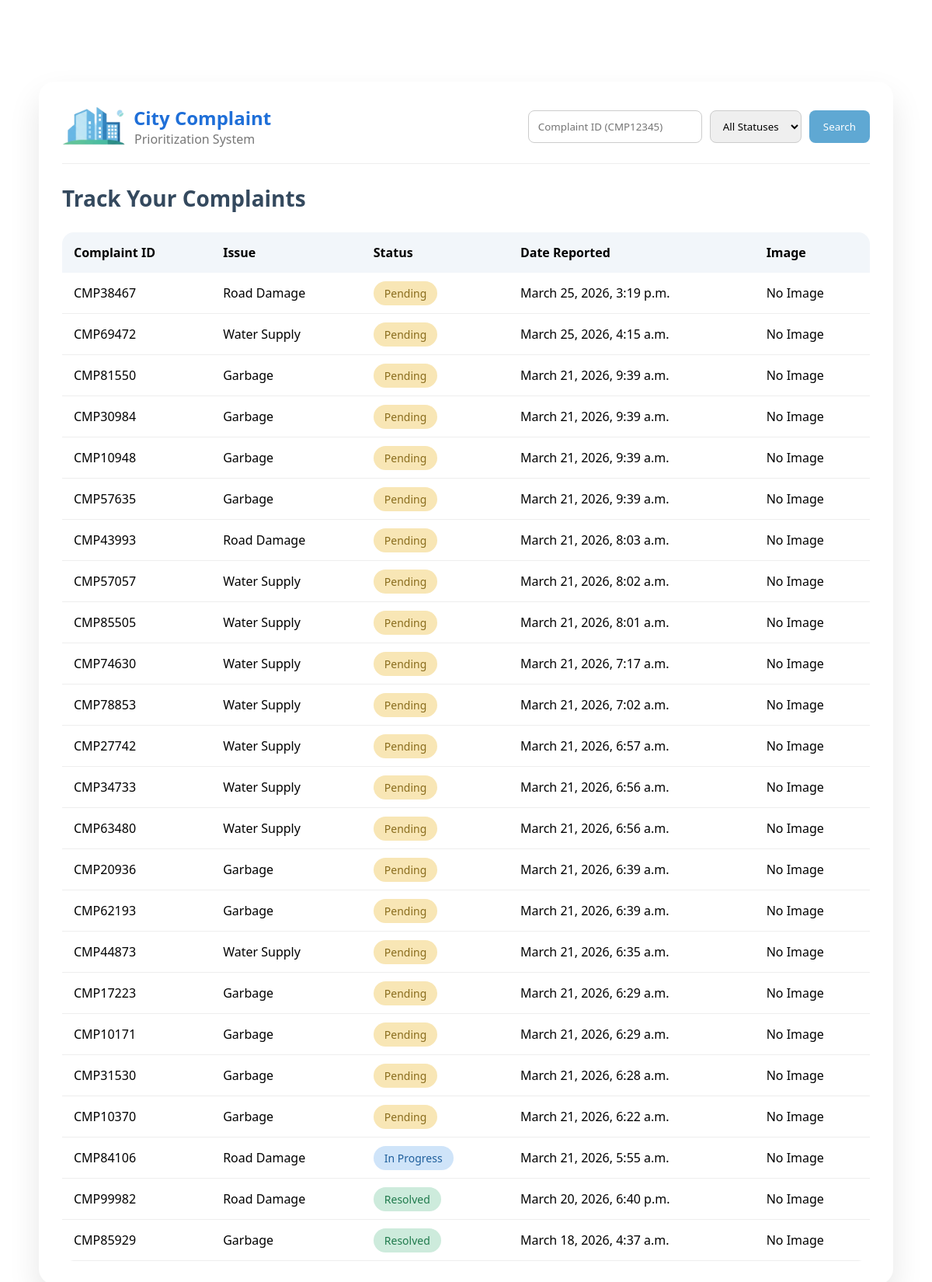
The page /track/ on the database as committed earlier.
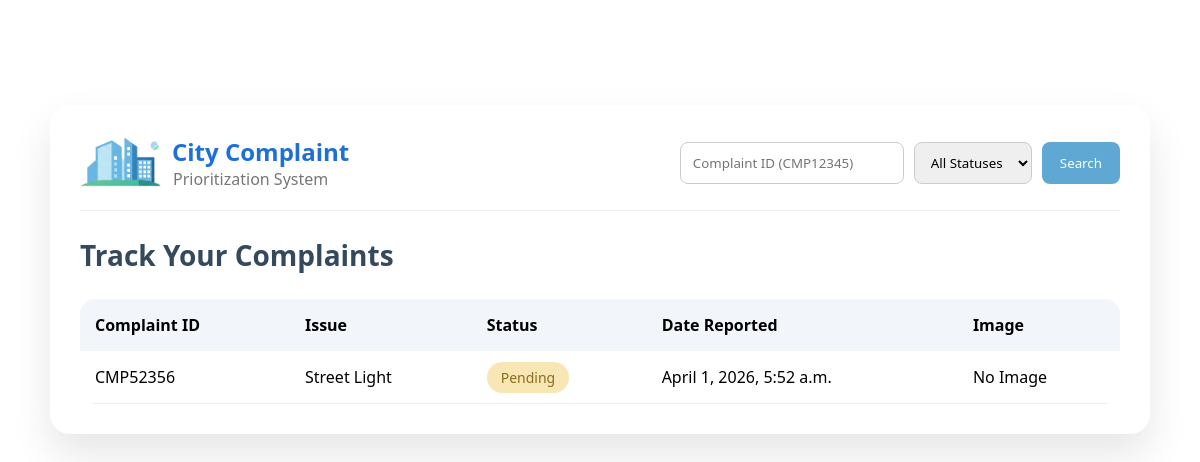
The same page on the database as committed later.
### userform/models.py (models this page shows, shortened)
class Complaint(models.Model):
    STATUS_CHOICES = [
        ('Pending', 'Pending'),
        ('In Progress', 'In Progress'),
        ('Resolved', 'Resolved'),
    ]
    CATEGORY_CHOICES = [
        ('Garbage', 'Garbage'),
        ('Water Supply', 'Water Supply'),
        ('Road Damage', 'Road Damage'),
        ('Street Light', 'Street Light'),
    ]
    name = models.CharField(max_length=100)
    email = models.EmailField(blank=True, null=True)
    mobile = models.CharField(max_length=15)
    category = models.CharField(max_length=50,choices=CATEGORY_CHOICES,default='Garbage')
    description = models.TextField()
    area = models.CharField(max_length=100, default="Unknown")
    severity = models.CharField(max_length=50, default="Medium")
    affected_people = models.IntegerField(default=0)
    priority = models.CharField(max_length=50, default="Low")
    resolution_time = models.CharField(max_length=50, default="1")
    image = models.ImageField(upload_to='complaints/', blank=True, null=True)
    status = models.CharField(max_length=20, choices=STATUS_CHOICES, default='Pending')
    complaint_id = models.CharField(max_length=20, unique=True, blank=True)
    created_at = models.DateTimeField(auto_now_add=True)

### userform/views.py (the view, shortened to what this page needs)
# urls.py: path('track/', views.track_complaint, name='track_complaint'),
def track_complaint(request):
    complaints = Complaint.objects.all().order_by('-created_at')
    return render(request, "userform/track_complaint.html", {"complaints": complaints})

### userform/templates/userform/track_complaint.html (shortened to what this page needs)
{% load static %}
<!DOCTYPE html>
<html lang="en">
<head>
<link rel="stylesheet" href="{% static 'userform/track_complaint.css' %}">
</head>
<body>
<div class="wrapper">
    <div class="top-bar">
        <div class="logo-section">
            <img src="{% static 'userform/images/building_2.png' %}" alt="logo">
            <div>
                <h2>City Complaint</h2>
                <span>Prioritization System</span>
            </div>
        </div>
        <form method="POST" class="search-section">
            <input type="text" name="complaint_id" placeholder="Complaint ID (CMP12345)">
            <select name="status">
                <option value="all">All Statuses</option>
            </select>
            <button type="submit">Search</button>
        </form>
    </div>
    <h1 class="page-title">Track Your Complaints</h1>
    <div class="table-container">
        <table>
            <thead>
                <tr>
                    <th>Complaint ID</th>
                    <th>Issue</th>
                    <th>Status</th>
                    <th>Date Reported</th>
                    <th>Image</th>
                </tr>
            </thead>
            <tbody>
                {% if complaints %}
                    {% for c in complaints %}
                    <tr>
                        <td>{{ c.complaint_id }}</td>
                        <td>{{ c.category }}</td>
                        <td>
                            {% if c.status == "Pending" %}
                                <span class="badge pending">Pending</span>
                            {% elif c.status == "InProgress" %}
                                <span class="badge progress">In Progress</span>
                            {% else %}
                                <span class="badge resolved">Resolved</span>
                            {% endif %}
                        </td>
                        <td>{{ c.created_at }}</td>
                        <td>
                            {% if c.image %}
                                <img src="{{ c.image.url }}" width="80">
                            {% else %}
                                No Image
                            {% endif %}
                        </td>
                    </tr>
                    {% endfor %}
                {% else %}
                    <tr>
                        <td colspan="5" style="text-align:center;">No complaints found</td>
                    </tr>
                {% endif %}
            </tbody>
        </table>
    </div>
</div>
</body>
</html>

### userform/static/userform/track_complaint.css (style rules this page uses)
* { margin: 0; padding: 0; box-sizing: border-box; font-family: 'Segoe UI', sans-serif; }
body { background: linear-gradient(135deg, #dbe8f5, #f3f7fb); height: 100vh; padding: 40px 20px; background-image: url("images/only_city.png"); background-repeat: no-repeat; background-size: 100% 100%; }
.wrapper { max-width: 1100px; margin: auto; margin-top: 65px; background: #ffffff; border-radius: 20px; padding: 30px; box-shadow: 0 20px 40px rgba(0,0,0,0.1); }
.top-bar { display: flex; justify-content: space-between; align-items: center; flex-wrap: wrap; padding-bottom: 20px; border-bottom: 1px solid #eee; }
.logo-section { display: flex; align-items: center; }
.logo-section img { width: 82px; margin-right: 10px; }
.logo-section h2 { color: #1f6fd8; }
.logo-section span { font-size: 16px; margin-left: 1px; color: #777; }
.search-section { display: flex; gap: 10px; flex-wrap: wrap; }
.search-section input, .search-section select { padding: 10px 12px; border-radius: 8px; border: 1px solid #ccc; }
.search-section button { background: #5fa8d3; color: white; border: none; padding: 10px 18px; border-radius: 8px; cursor: pointer; }
.page-title { margin: 25px 0; font-size: 28px; color: #34495e; }
.table-container { overflow-x: auto; border-radius: 15px; }
table { width: 100%; border-collapse: collapse; border-radius: 15px; }
thead { background: #f2f6fa; }
th, td { padding: 15px; text-align: left; }
tbody tr { border-bottom: 1px solid #eee; }
.badge { padding: 6px 14px; border-radius: 20px; font-size: 14px; font-weight: 500; }
.pending { background: #f8e6b5; color: #8a6d1d; }

Rows that differ between the two databases and show on the page:
removed Complaint: complaint_id "CMP38467", category "Road Damage", status "Pending", created_at "March 25, 2026, 3:19 p.m.", image "No Image"
removed Complaint: complaint_id "CMP69472", category "Water Supply", status "Pending", created_at "March 25, 2026, 4:15 a.m.", image "No Image"
removed Complaint: complaint_id "CMP81550", category "Garbage", status "Pending", created_at "March 21, 2026, 9:39 a.m.", image "No Image"
removed Complaint: complaint_id "CMP30984", category "Garbage", status "Pending", created_at "March 21, 2026, 9:39 a.m.", image "No Image"
removed Complaint: complaint_id "CMP10948", category "Garbage", status "Pending", created_at "March 21, 2026, 9:39 a.m.", image "No Image"
removed Complaint: complaint_id "CMP57635", category "Garbage", status "Pending", created_at "March 21, 2026, 9:39 a.m.", image "No Image"
removed Complaint: complaint_id "CMP43993", category "Road Damage", status "Pending", created_at "March 21, 2026, 8:03 a.m.", image "No Image"
removed Complaint: complaint_id "CMP57057", category "Water Supply", status "Pending", created_at "March 21, 2026, 8:02 a.m.", image "No Image"
removed Complaint: complaint_id "CMP85505", category "Water Supply", status "Pending", created_at "March 21, 2026, 8:01 a.m.", image "No Image"
removed Complaint: complaint_id "CMP74630", category "Water Supply", status "Pending", created_at "March 21, 2026, 7:17 a.m.", image "No Image"
removed Complaint: complaint_id "CMP78853", category "Water Supply", status "Pending", created_at "March 21, 2026, 7:02 a.m.", image "No Image"
removed Complaint: complaint_id "CMP27742", category "Water Supply", status "Pending", created_at "March 21, 2026, 6:57 a.m.", image "No Image"
removed Complaint: complaint_id "CMP34733", category "Water Supply", status "Pending", created_at "March 21, 2026, 6:56 a.m.", image "No Image"
removed Complaint: complaint_id "CMP63480", category "Water Supply", status "Pending", created_at "March 21, 2026, 6:56 a.m.", image "No Image"
removed Complaint: complaint_id "CMP20936", category "Garbage", status "Pending", created_at "March 21, 2026, 6:39 a.m.", image "No Image"
removed Complaint: complaint_id "CMP62193", category "Garbage", status "Pending", created_at "March 21, 2026, 6:39 a.m.", image "No Image"
removed Complaint: complaint_id "CMP44873", category "Water Supply", status "Pending", created_at "March 21, 2026, 6:35 a.m.", image "No Image"
removed Complaint: complaint_id "CMP17223", category "Garbage", status "Pending", created_at "March 21, 2026, 6:29 a.m.", image "No Image"
removed Complaint: complaint_id "CMP10171", category "Garbage", status "Pending", created_at "March 21, 2026, 6:29 a.m.", image "No Image"
removed Complaint: complaint_id "CMP31530", category "Garbage", status "Pending", created_at "March 21, 2026, 6:28 a.m.", image "No Image"
removed Complaint: complaint_id "CMP10370", category "Garbage", status "Pending", created_at "March 21, 2026, 6:22 a.m.", image "No Image"
removed Complaint: complaint_id "CMP84106", category "Road Damage", status "In Progress", created_at "March 21, 2026, 5:55 a.m.", image "No Image"
removed Complaint: complaint_id "CMP99982", category "Road Damage", status "Resolved", created_at "March 20, 2026, 6:40 p.m.", image "No Image"
changed Complaint: complaint_id "CMP85929" → "CMP52356"; category "Garbage" → "Street Light"; created_at "March 18, 2026, 4:37 a.m." → "April 1, 2026, 5:52 a.m."; status "Resolved" → "Pending"
